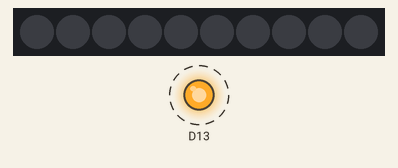
This sketch was run on a simulated Adafruit Circuit Playground Express. Shown: 10 RGB LEDs in strip order, left to right, output pins drawn as LEDs (lit = HIGH). Dashed ring = blinking.

Above: at 0.2 s.
Timing chart, 0 to 3.0 s (numbered marks = the images above):
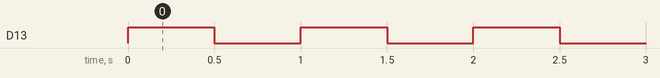

Measured:
- by itself, D13: alternates HIGH for 0.50 s and LOW for 0.50 s

The sketch:

1_Blinky_Blink.ino
```cpp
// include the Circuit Playground library so we can use its functions, etc.
#include <Adafruit_CircuitPlayground.h>

void setup() {
  // initialize the Circuit Playground
  CircuitPlayground.begin();
}

void loop() {
  // set the single color LED D13 to HIGH / set LED to "on" by sending it voltage
  CircuitPlayground.redLED(HIGH);
  // delay for 500 milliseconds = the LED will be on for this amount of time
  delay(500);

  // set the single color LED D13 to LOW or 0V
  CircuitPlayground.redLED(LOW);
  // delay for 500 milliseconds = the LED will be off for this amount of time
  delay(500);

  // Challenge: Create "SOS" as morse code
  // see https://en.wikipedia.org/wiki/Morse_code
}
```
